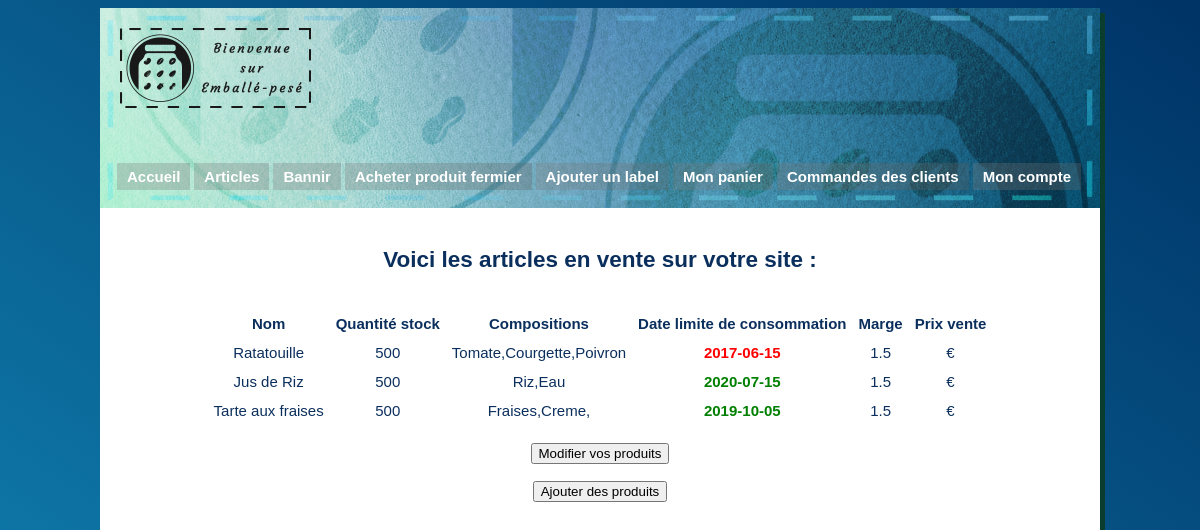
The page /Controller/c_g_product.php on the database its author committed.
### tables this page shows
CREATE TABLE Produit(
  id_produit INT(11) NOT NULL AUTO_INCREMENT,
  Type INT(11) NOT NULL,
  Article INT(11) NOT NULL,
  Nom VARCHAR(45),
  Qte_stock INT(4),
  Stock_mini INT(3),
  Marge FLOAT(4),
  Prix_total FLOAT(6),
  PRIMARY KEY (id_produit),
  FOREIGN KEY (Type)  REFERENCES Type (id_type) on delete cascade,
  FOREIGN KEY (Article) REFERENCES Article (id_article) on delete cascade
);

CREATE TABLE Article(
  id_article INT(11) NOT NULL AUTO_INCREMENT,
  Composition VARCHAR(45),
  Nom VARCHAR(45),
  DLC DATE,
  Date_crea DATE,
  Prix_achat FLOAT(6),
  Label INT(11) NOT NULL,
  Fermier VARCHAR(45),
  Statut ENUM('A vendre', 'Achete', 'Vendu','Partiellement achete'),
  Qte_article INT(4),
  Qte_restantes INT(4),
  Qte_acheter INT(4),
  PRIMARY KEY (id_article),
  FOREIGN KEY (Label) REFERENCES Label (id_label) on delete cascade
);

### Controller/c_g_product.php (called while the page is built, shortened)
<?php
include('../Model/m_g_product.php');
include('../View/v_g_product.php');
?>

### Model/m_g_product.php (called while the page is built, shortened)
<?php
try
{
	$bdd = new PDO('mysql:host=localhost;dbname=emballe_pese;charset=utf8', 'root', 'MonMySQL');
}
catch (Exception $e)
{
	die('Erreur : '. $e->getMessage());
}
$tab =array();
$recov = $bdd->query("SELECT P.Nom, P.Qte_stock, P.Stock_mini, P.Marge, A.Composition, A.Prix_achat,A.DLC, P.id_produit,P.Prix_total
	FROM Produit P JOIN Type T
	ON P.Type = T.id_type
	JOIN Article A
	ON P.Article = A.id_article");
?>

### View/v_g_product.php (the view, shortened to what this page needs)
<!DOCTYPE html>
<html>
  <head>
    <link rel="stylesheet" type="text/css" href="../Look/style_gerant.css" />
  </head>
  <body>
    <div id="main">
      <div id="header">
        <img id="logo" src="../Look/images/logo_accueil.png">
        <ul>
         <li><a href="../Index_gerant.php">Accueil</a></li>
         <li><a href="../Controller/c_g_product.php">Articles</a></li>
         <li><a href="../Controller/c_g_ban.php">Bannir</a></li>
      	 <li><a href="../Controller/c_g_articles.php">Acheter produit fermier</a></li>
      	 <li><a href="../Controller/c_g_label.php">Ajouter un label</a></li>
      	 <li><a href="../Controller/c_g_basket.php">Mon panier</a></li>
      	 <li><a href="../Controller/c_g_confirm_order.php">Commandes des clients</a></li>
         <li><a href="../Controller/c_g_account.php">Mon compte</a></li>
        </ul>
      </div>
      <div id="content">
        <h2>Voici les articles en vente sur votre site :</h2></br>
        <table class="tab_center" cellpadding="5">
          <tr><th>Nom</th>
            <th>Quantité stock</th>
            <th>Compositions</th>
            <th>Date limite de consommation</th>
            <th>Marge</th>
            <th>Prix vente</th></tr>
<?php
			$today = date("Y-m-d");
			for($i=0;$i<count($tab);$i++){
              echo"<tr><td>".$tab[$i]['Nom']."</td>";
              echo"<td>".$tab[$i]['Qte_stock']."</td>";
			  echo"<td>".$tab[$i]['Composition']."</td>";
			  if($today < $tab[$i]['DLC'])
			  {
				  echo"<td><b><font color=\"green\">".$tab[$i]['DLC']."</font></b></td>";
			  }
			  else
			  {
				  echo"<td><b><font color=\"red\">".$tab[$i]['DLC']."</font></b></td>";
			  }
              echo"<td>".$tab[$i]['Marge']."</td>";
              $prix = $tab[$i]['Prix_total'];
			  echo"<td>".$prix."€</td></tr>";
            }
            ?>
		  </table>
        <form action="../Controller/c_g_modify_product.php">
          <button> Modifier vos produits </button>
		</form>
	<br>
		<form action="../Controller/c_g_add_product.php">
          <button> Ajouter des produits </button>
        </form>
      </div>
    </div>
  </body>
</html>

### Look/style_gerant.css (style rules this page uses)
body { background: linear-gradient(to bottom left, #003366, #1083b2); font-family:Arial, Helvetica, sans-serif; font-size:15px; }
#main { width:1000px; min-height: 100vh; height: auto; margin:auto; background-color:#FFFFFF; box-shadow: 5px 5px #0b3d2f; }
#header { width:1000px; height:200px; background:url(images/header_gerant.png) no-repeat center; }
#logo { position:relative; left: 20px; top: 20px; }
ul { display:block; list-style:none; padding:70px 15px; margin:0px; }
ul li a { height:27px; display:block; padding: 0px 10px; margin:2px; float:left; text-decoration:none; text-align:center; color:#fff; font-size:15px; line-height:27px; font-weight: bold; background:url(images/menu_bg.png); }
#content { padding : 20px 50px; text-align: center; color: #0b2f5d; }
h2 { text-align: center; color: #0b2f5d; }
table { margin:auto; }

### rows shown on the page
produit: Nom "Ratatouille", Qte_stock "500", Article.Composition "Tomate,Courgette,Poivron", Article.DLC "2017-06-15", Marge "1.5"
produit: Nom "Jus de Riz", Qte_stock "500", Article.Composition "Riz,Eau", Article.DLC "2020-07-15", Marge "1.5"
produit: Nom "Tarte aux fraises", Qte_stock "500", Article.Composition "Fraises,Creme,", Article.DLC "2019-10-05", Marge "1.5"
